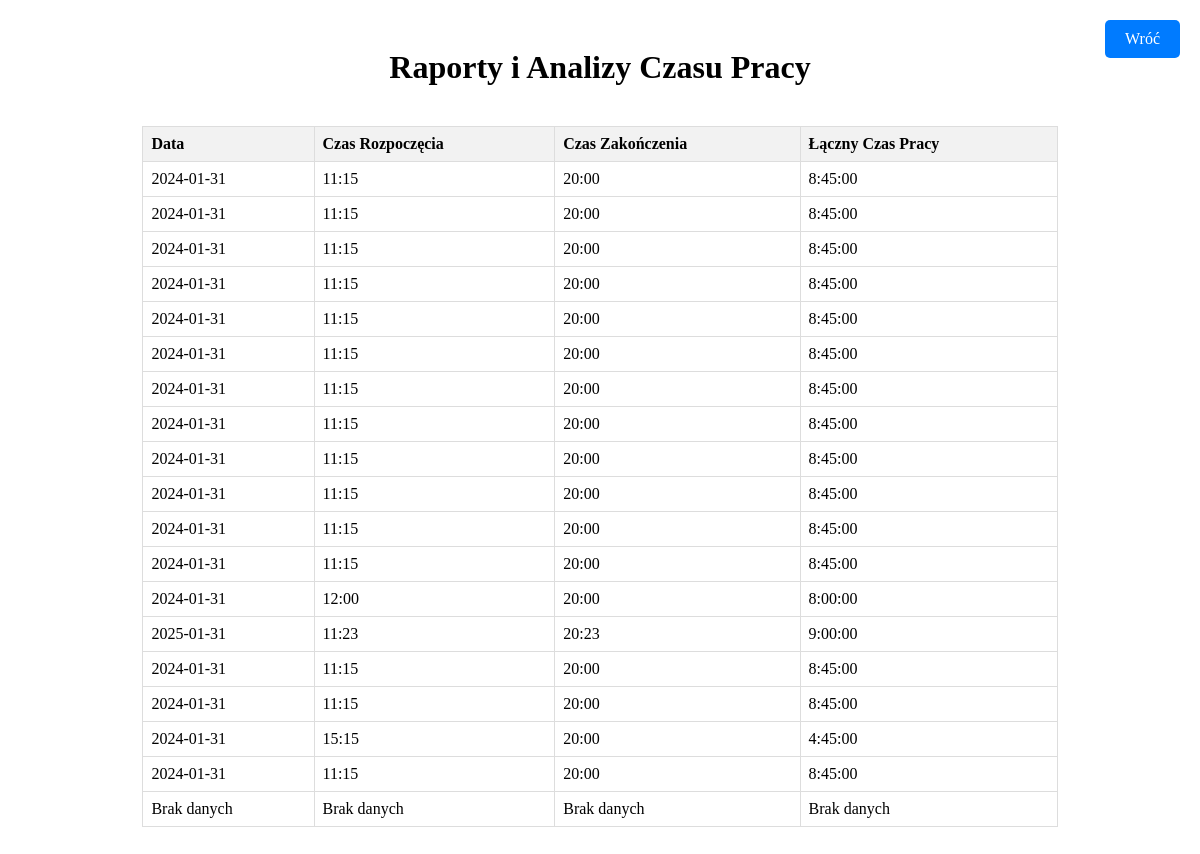
The app's page /view_reports (signed in), older data.
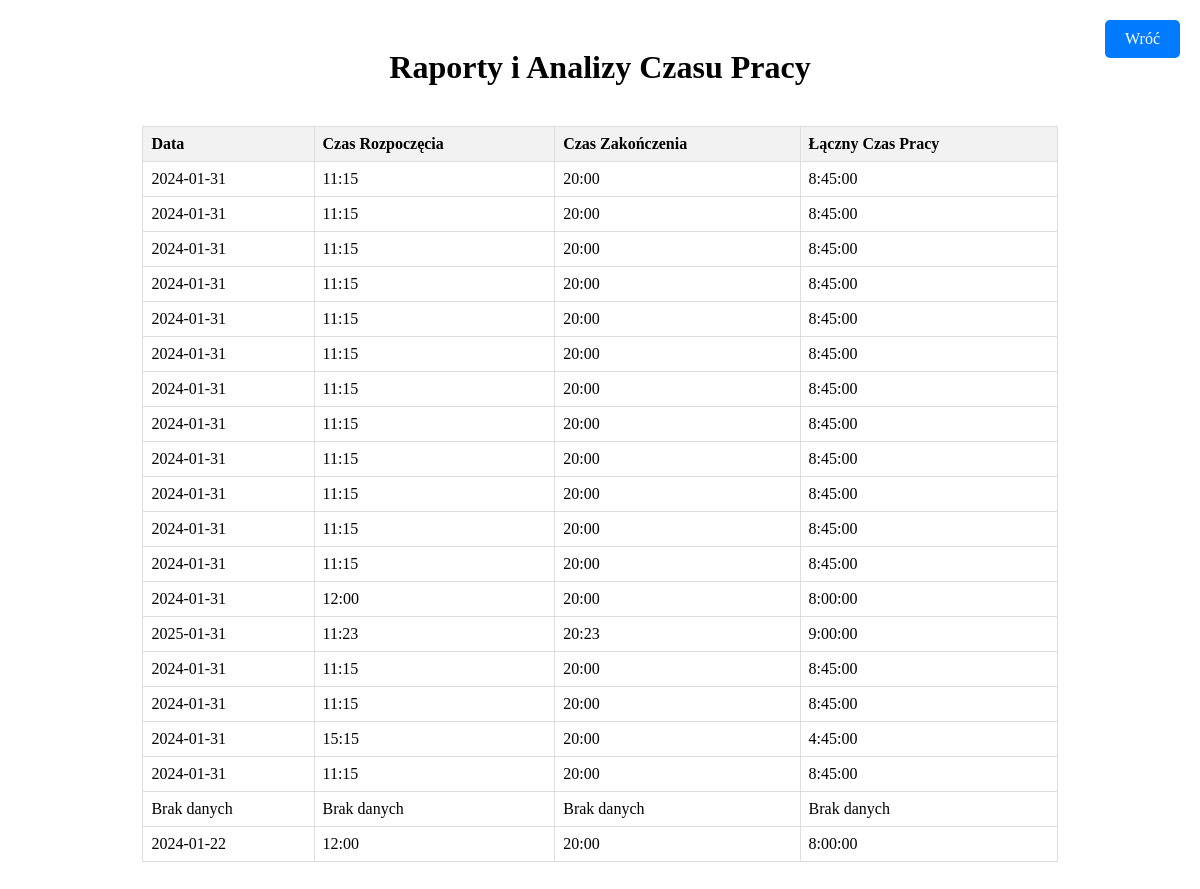
The same page, newer data.
### app.py (models this page shows)
class TimeEntry(db.Model):
    id = db.Column(db.Integer, primary_key=True)
    start_time = db.Column(db.DateTime)
    end_time = db.Column(db.DateTime)
    user_id = db.Column(db.Integer, db.ForeignKey('user.id'))

### app.py (the view)
@app.route('/view_reports')
@login_required
def view_reports():
    reports = TimeEntry.query.all()
    return render_template('reports.html', reports=reports)

### app.py (called while the page is built)
@login_manager.user_loader
def load_user(user_id):
    return User.query.get(int(user_id))

### templates/reports.html (shortened to what this page needs)
<!DOCTYPE html>
<html>
<head>
</head>
<body>
    <h1>Raporty i Analizy Czasu Pracy</h1>
      <a href="{{ url_for('dashboard') }}" class="back-button">Wróć</a>
    <div class="report-container">
        <table>
            <thead>
                <tr>
                    <th>Data</th>
                    <th>Czas Rozpoczęcia</th>
                    <th>Czas Zakończenia</th>
                    <th>Łączny Czas Pracy</th>
                </tr>
            </thead>
            <tbody>
    {% for report in reports %}
    <tr>
        <td>
            {% if report.start_time %}
                {{ report.start_time.strftime('%Y-%m-%d') }}
            {% else %}
                Brak danych
            {% endif %}
        </td>
        <td>
            {% if report.start_time %}
                {{ report.start_time.strftime('%H:%M') }}
            {% else %}
                Brak danych
            {% endif %}
        </td>
        <td>
            {% if report.end_time %}
                {{ report.end_time.strftime('%H:%M') }}
            {% else %}
                Brak danych
            {% endif %}
        </td>
        <td>
            {% if report.start_time and report.end_time %}
                {{ report.end_time - report.start_time }}
            {% else %}
                Brak danych
            {% endif %}
        </td>
    </tr>
    {% endfor %}
</tbody>
        </table>
    </div>
</body>
</html>

Row changes from the older to the newer data that the page shows:
added TimeEntry: start_time "2024-01-22", start_time "12:00", end_time "20:00", report.end_time-report.start_time "8:00:00"
